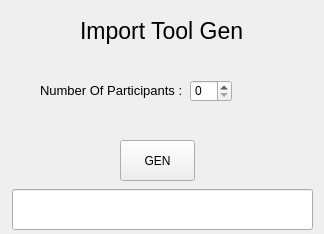
<?xml version="1.0" encoding="UTF-8"?>
<ui version="4.0">
 <class>GenerateTool</class>
 <widget class="QWidget" name="GenerateTool">
  <property name="geometry">
   <rect>
    <x>0</x>
    <y>0</y>
    <width>324</width>
    <height>234</height>
   </rect>
  </property>
  <property name="minimumSize">
   <size>
    <width>324</width>
    <height>234</height>
   </size>
  </property>
  <property name="maximumSize">
   <size>
    <width>324</width>
    <height>324</height>
   </size>
  </property>
  <property name="windowTitle">
   <string>IP Tool</string>
  </property>
  <widget class="QLabel" name="ToolName_label">
   <property name="geometry">
    <rect>
     <x>80</x>
     <y>10</y>
     <width>201</width>
     <height>41</height>
    </rect>
   </property>
   <property name="font">
    <font>
     <pointsize>17</pointsize>
    </font>
   </property>
   <property name="text">
    <string>Import Tool Gen</string>
   </property>
  </widget>
  <widget class="QLabel" name="NumberOfParticipant_label">
   <property name="geometry">
    <rect>
     <x>40</x>
     <y>70</y>
     <width>141</width>
     <height>41</height>
    </rect>
   </property>
   <property name="font">
    <font>
     <pointsize>10</pointsize>
    </font>
   </property>
   <property name="text">
    <string>Number Of Participants :</string>
   </property>
  </widget>
  <widget class="QPushButton" name="Generate_pushButton">
   <property name="geometry">
    <rect>
     <x>120</x>
     <y>140</y>
     <width>75</width>
     <height>41</height>
    </rect>
   </property>
   <property name="text">
    <string>GEN</string>
   </property>
  </widget>
  <widget class="QLineEdit" name="Notification_lineEdit">
   <property name="geometry">
    <rect>
     <x>12</x>
     <y>189</y>
     <width>301</width>
     <height>41</height>
    </rect>
   </property>
   <property name="readOnly">
    <bool>true</bool>
   </property>
  </widget>
  <widget class="QSpinBox" name="NumberOfParticipant_spinBox">
   <property name="geometry">
    <rect>
     <x>190</x>
     <y>80</y>
     <width>42</width>
     <height>22</height>
    </rect>
   </property>
   <property name="maximum">
    <number>100</number>
   </property>
  </widget>
 </widget>
 <resources/>
 <connections/>
</ui>
